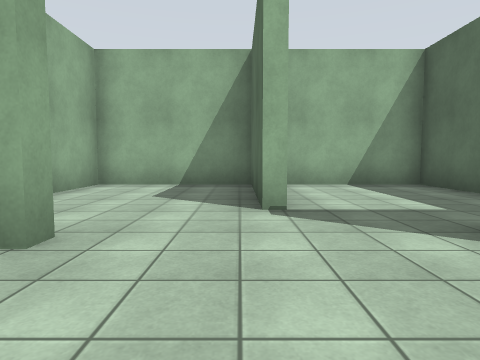
view 1 (above)

24 first-person views from a walk through a world built for the Gazebo simulator. The camera is 1.2 m above the floor, tilts 4° down and sees 75° across. The floor is counted in squares, 2 m on a side. Each view is taken from the middle of a square. On the plan, view 1 faces up. The plan holds only what a view shows up to about 9 squares ahead; the rest is blank. The place goes on beyond the plan.

view 2
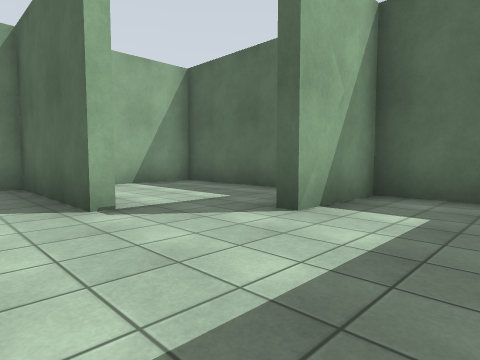

view 3
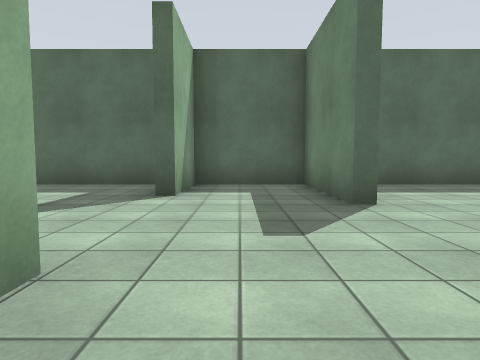

view 4
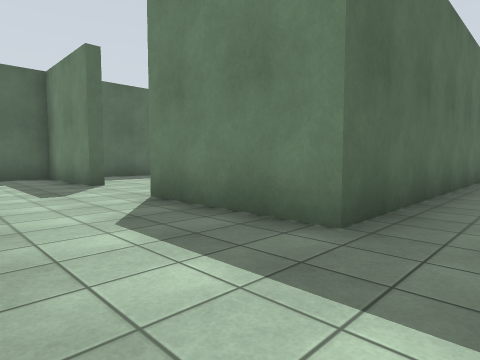

view 5
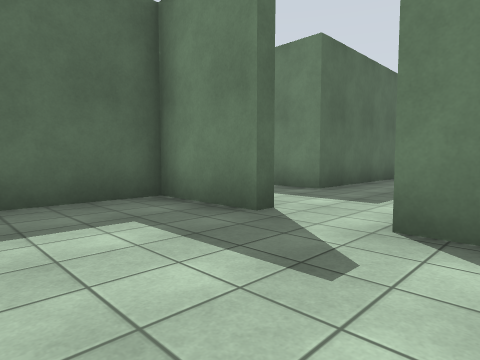

view 6
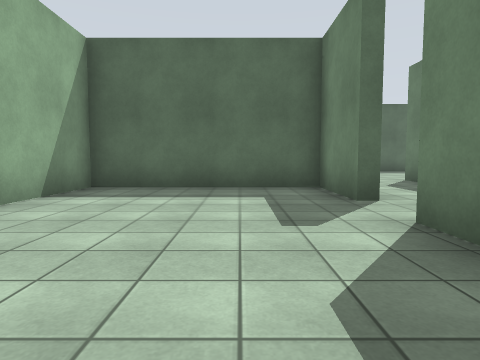

view 7
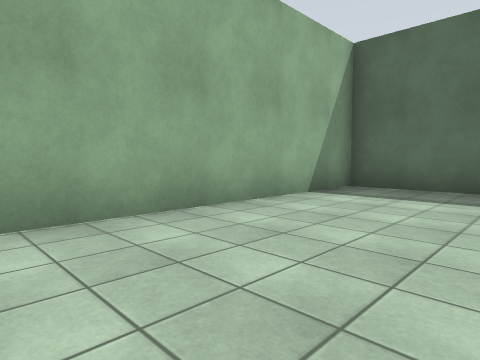

view 8
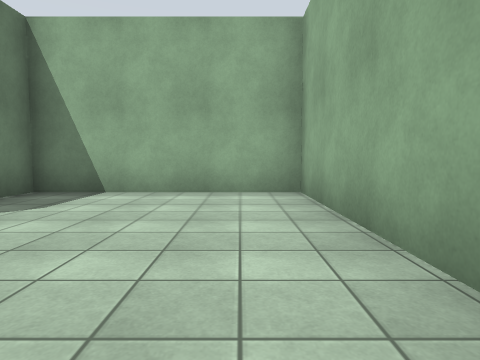

view 9
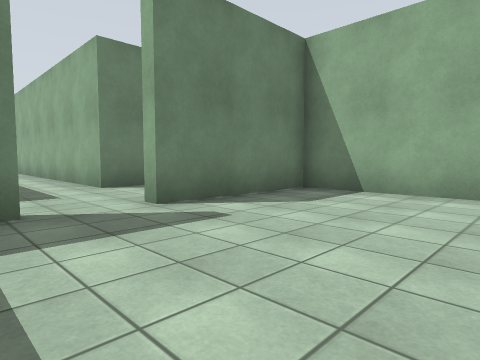

view 10
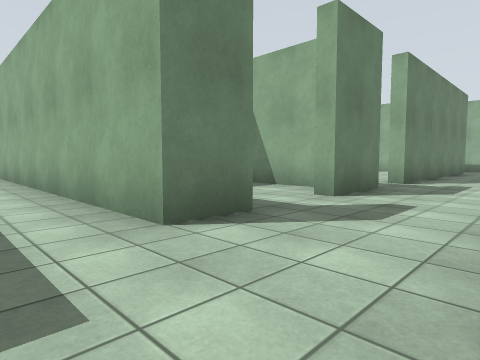

view 11
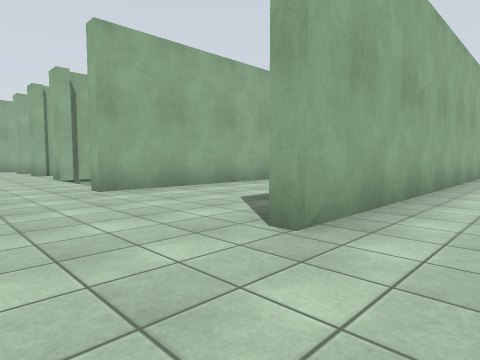

view 12
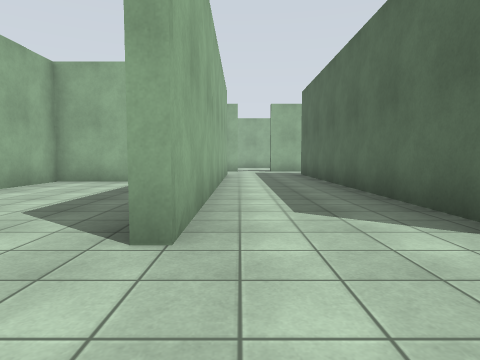

view 13
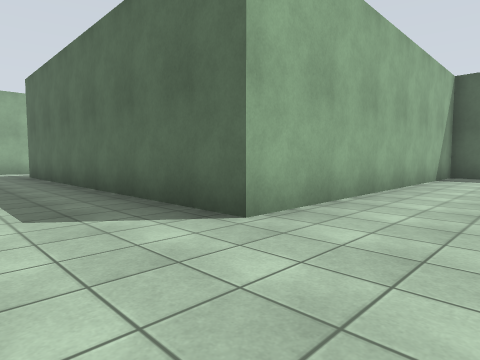

view 14
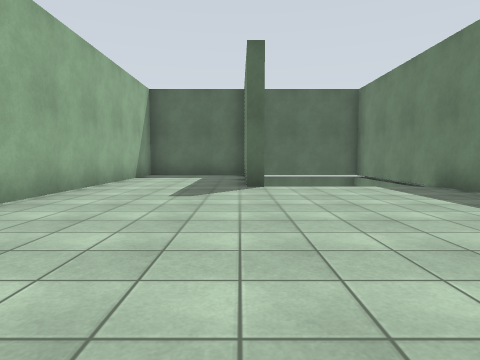

view 15
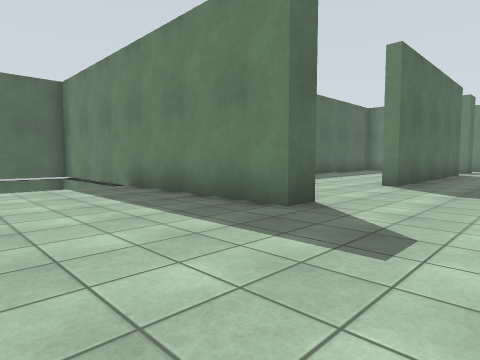

view 16
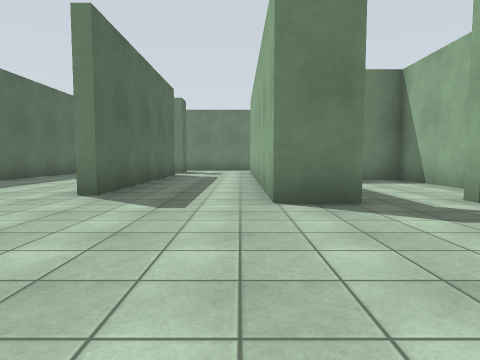

view 17
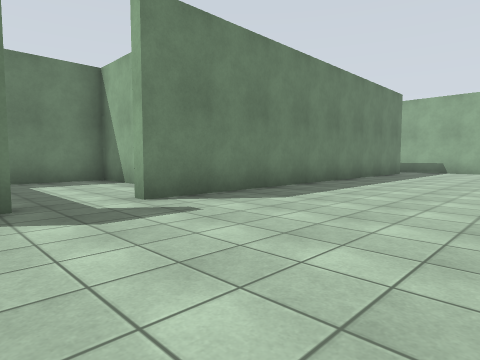

view 18
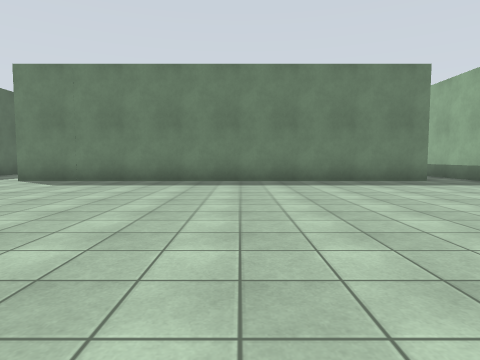

view 19
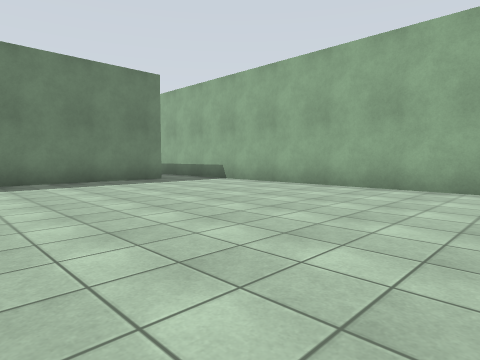

view 20
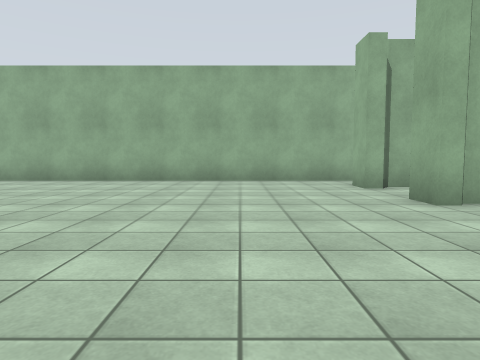

view 21
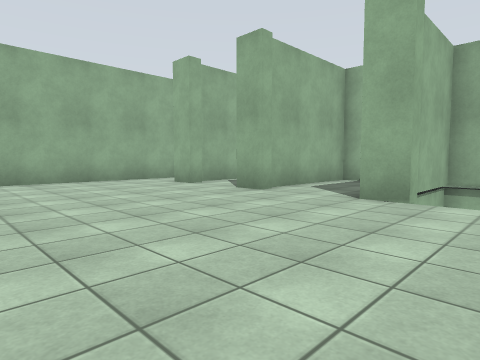

view 22
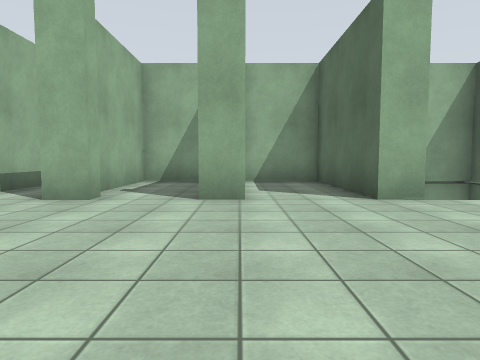

view 23
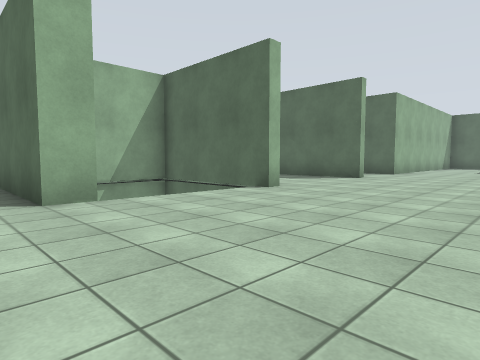

view 24
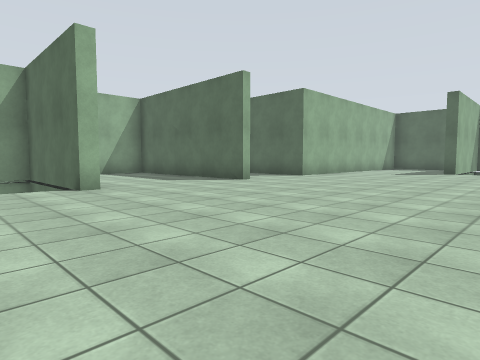

### Floor plan
Ten units are one square. View 1 is at (0, 0); x grows to the right and y downward. Boxes are objects, and circles mark ways between rooms. Rooms are numbered by the first view taken in them; rooms with no view inside come last. Other rooms are left out.
<svg viewBox="-228 -76 274 332">
<path fill="none" stroke="#000" d="M3 -35 3 -71M10 5 41 5 41 -20 19 -20M41 -29 41 -71 -41 -71M-32 -71 -32 -52M-88 202 -75 202 -75 214M-48 179 -48 172 26 172M-155 95 -160 95 -160 59 -181 59 -181 91M-75 215 -75 221M-114 220 -114 247 -93 247M-179 95 -186 95M-97 40 -117 40 -117 99 -120 99 -120 59 -156 59 -156 81M3 132 19 132M-202 91 -202 95 -209 95M-190 59 -205 59 -205 91M-48 250 -48 210M-210 202 -101 202M-223 201 -223 211M-75 5 -75 99 -78 99 -78 94M-223 71 -223 185M36 99 -48 99 -48 5 -15 5M-6 251 -6 242M-56 -24 -36 -24 -36 -71M-41 -71 -105 -71 -105 -24 -70 -24M-105 5 -105 9M-88 5 -75 5M-117 14 -117 32"/>
<circle cx="-10" cy="-10" r="3" fill="#2a7"/>
<circle cx="-65" cy="-20" r="3" fill="#2a7"/>
<circle cx="-80" cy="-5" r="3" fill="#2a7"/>
<text x="0" y="-30">1</text>
<text x="-100" y="140">2</text>
<text x="-70" y="-40">3</text>
<text x="-100" y="10">4</text>
</svg>
Room 1 opens to room 2. Room 2 opens to room 3. Room 2 opens to room 4.

Where each view was taken, in squares from view 1:
view 1: 0 up, 0 right, facing up
view 2: 0 up, 1 left, facing up-right
view 3: 1 up, 3 left, facing right
view 4: 2 up, 6 left, facing down-right
view 5: 5 up, 8 left, facing down-right
view 6: 4 up, 10 left, facing right
view 7: 4 up, 10 left, facing up-right
view 8: 6 up, 5 left, facing left
view 9: 6 up, 5 left, facing down-left
view 10: 2 up, 6 left, facing down-left
view 11: 12 down, 6 left, facing up-left
view 12: 12 down, 7 left, facing up
view 13: 12 down, 7 left, facing up-right
view 14: 13 down, 7 left, facing right
view 15: 14 down, 7 left, facing down-right
view 16: 16 down, 7 left, facing down
view 17: 16 down, 8 left, facing down-left
view 18: 12 down, 16 left, facing down
view 19: 12 down, 16 left, facing down-left
view 20: 12 down, 14 left, facing left
view 21: 14 down, 14 left, facing up-left
view 22: 14 down, 18 left, facing up
view 23: 14 down, 17 left, facing up-right
view 24: 16 down, 14 left, facing up-right
